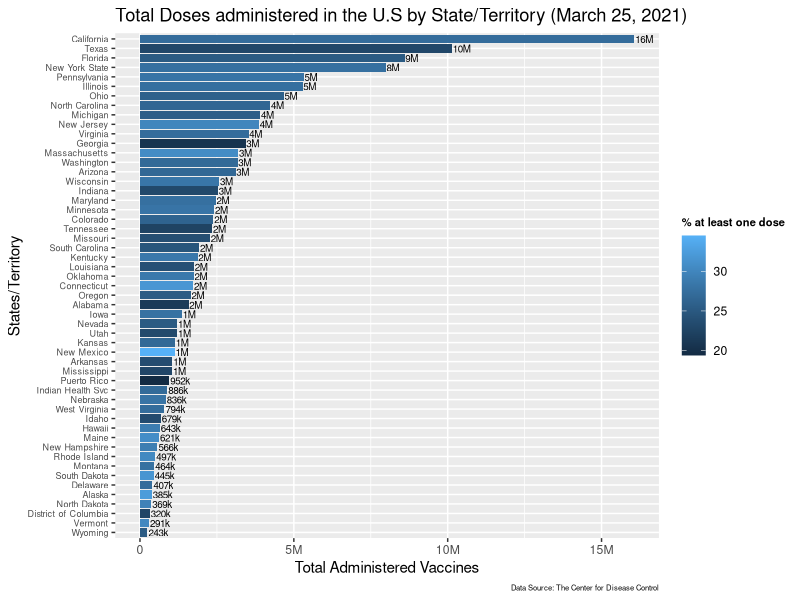

Write the R code that produced this figure.
#Data Analysist of Vaccine data provided by the CDC on March 25, 2021
#The CSV file contains the number of Doses delivered and administered and all relevant data.
#It is organized by state/territory/Entity
#Author: Josue Gil

library(tidyverse)
library(dplyr)
library(scales)
library(ggthemes)
library(maps)
t <- read_csv("Vaccination-files/Vaccinations.csv",skip =2)
#The stateselect() function takes a data frame of vaccine data and 
#selects wanted varaibles, renames variables and removes rows that
#are not wanted
stateselect <- function(n){#selecting the wanted variables of the vaccine data
  #Faster to rename the columns in the CSV file but used dplyr for practice.
  Vaccines <- n %>% select('State/Territory/Federal Entity', 'Total Doses Delivered','Total Doses Administered by State where Administered',
                           'Doses Administered per 100k by State where Administered','People with at least One Dose by State of Residence',
                           'Percent of Total Pop with at least One Dose by State of Residence','People Fully Vaccinated by State of Residence',
                           'Percent of Total Pop Fully Vaccinated by State of Residence')
  #Renaming the variables to shorter titles 
  Vaccines<- rename(Vaccines,State = 'State/Territory/Federal Entity',TotalD = 'Total Doses Delivered',
                    TotalA = 'Total Doses Administered by State where Administered', TotalAPer = 'Doses Administered per 100k by State where Administered',
                    OneDose = 'People with at least One Dose by State of Residence', P_OneDose='Percent of Total Pop with at least One Dose by State of Residence',
                    FullyVac = 'People Fully Vaccinated by State of Residence',P_FullyVac ='Percent of Total Pop Fully Vaccinated by State of Residence')
  Vaccines <- Vaccines  %>% mutate(P_FullyVac = as.numeric(P_FullyVac),P_OneDose = as.numeric(P_OneDose)) %>%
    filter(!is.na(P_OneDose), TotalA > 80000)
}
#Function that changes units to have K(thousands) or M (millions)
addUnits <- function(n) {
  labels <- ifelse(n < 1000, n,  # less than thousands
                   ifelse(n < 1e6, paste0(round(n/1e3), 'k'),  # in thousands
                          ifelse(n < 1e9, paste0(round(n/1e6), 'M'))))  # in millions
  return(labels)
}
#We get some warnings during stateselect() that can be ignore so we remove them
Vaccines <- suppressWarnings(stateselect(t))
#Bar graph of Administered Vaccines colored by the % of pop with at least one dose
barmap <- Vaccines %>% mutate(State = reorder(State, TotalA)) %>% 
  ggplot(aes(State,TotalA, fill = P_OneDose)) + geom_col() + 
  scale_y_continuous(name = "Total Administered Vaccines",labels = addUnits)+ 
  theme(axis.text.y = element_text(size = 6.5),legend.title = element_text(size = 8,face = "bold"),
        plot.caption = element_text(size = 5.5))+
  coord_flip()+ labs(title = "Total Doses administered in the U.S by State/Territory (March 25, 2021)",
       caption = "Data Source: The Center for Disease Control", 
       x = "States/Territory", fill = "% at least one dose") +
  geom_text(aes(label = addUnits(TotalA)),size = 2.5, hjust = -0.05)

#Histogram of the percentages of people with one dose
histo <- Vaccines %>% ggplot(aes(P_OneDose, y =..density..))  +
  geom_histogram(binwidth = 1.5, fill = "#224C98", color = "black")+ 
  geom_density(color = "red") + labs(y = "proportion States/Territory", x = "Percentage",
                                     title = "Percentage of People with One Dose in the US",
                                     caption = "Data Source: The Center for Disease Control and Prevention")+
  theme(plot.caption = element_text(size = 5.5))

#Map of the US with percentage
usmap <- map_data("state")%>% select(region,long,lat,group)
statesonly <- Vaccines %>% filter(!State %in% c("Puerto Rico","Indian Health Svc")) %>% 
  rename(region = State) %>% mutate(region = tolower(region))
vaccinemap <- inner_join(usmap, statesonly,by = "region")
map <- vaccinemap %>% ggplot(aes(x=long,y=lat,fill= P_OneDose)) + 
  geom_polygon(aes(group = group), color = "black")+coord_fixed(1.3) + theme(
    axis.text = element_blank(),
    axis.line = element_blank(),
    axis.ticks = element_blank(),
    panel.border = element_blank(),
    panel.grid = element_blank(),
    axis.title = element_blank()) +  labs(title = "Percentage of Population Vaccinated with at Least One Dose",
                                          caption = "Data Source: The Center for Disease Control and Prevention",
                                          fill = "% Vaccinated")+ 
  theme(legend.title = element_text(size = 8,face = "bold"), 
        plot.caption = element_text(size = 5.5),
        plot.title = element_text(face = "bold"))
#Making a dotplot of the percentage of people with one dose
#Vaccines %>% ggplot(aes(P_OneDose, dotsize = OneDose/sum(OneDose))) + 
  #geom_dotplot(binwidth = 1)

barmap
